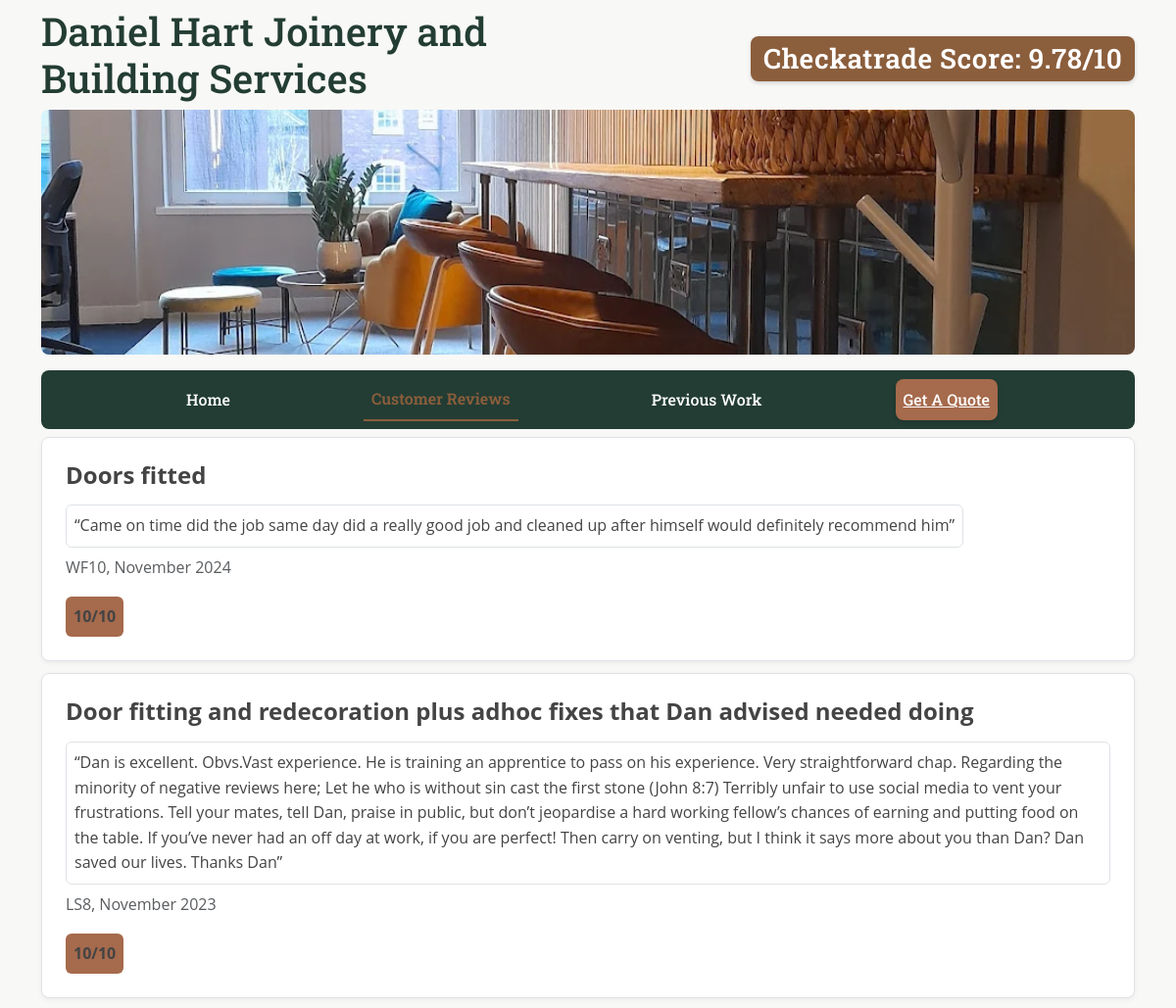
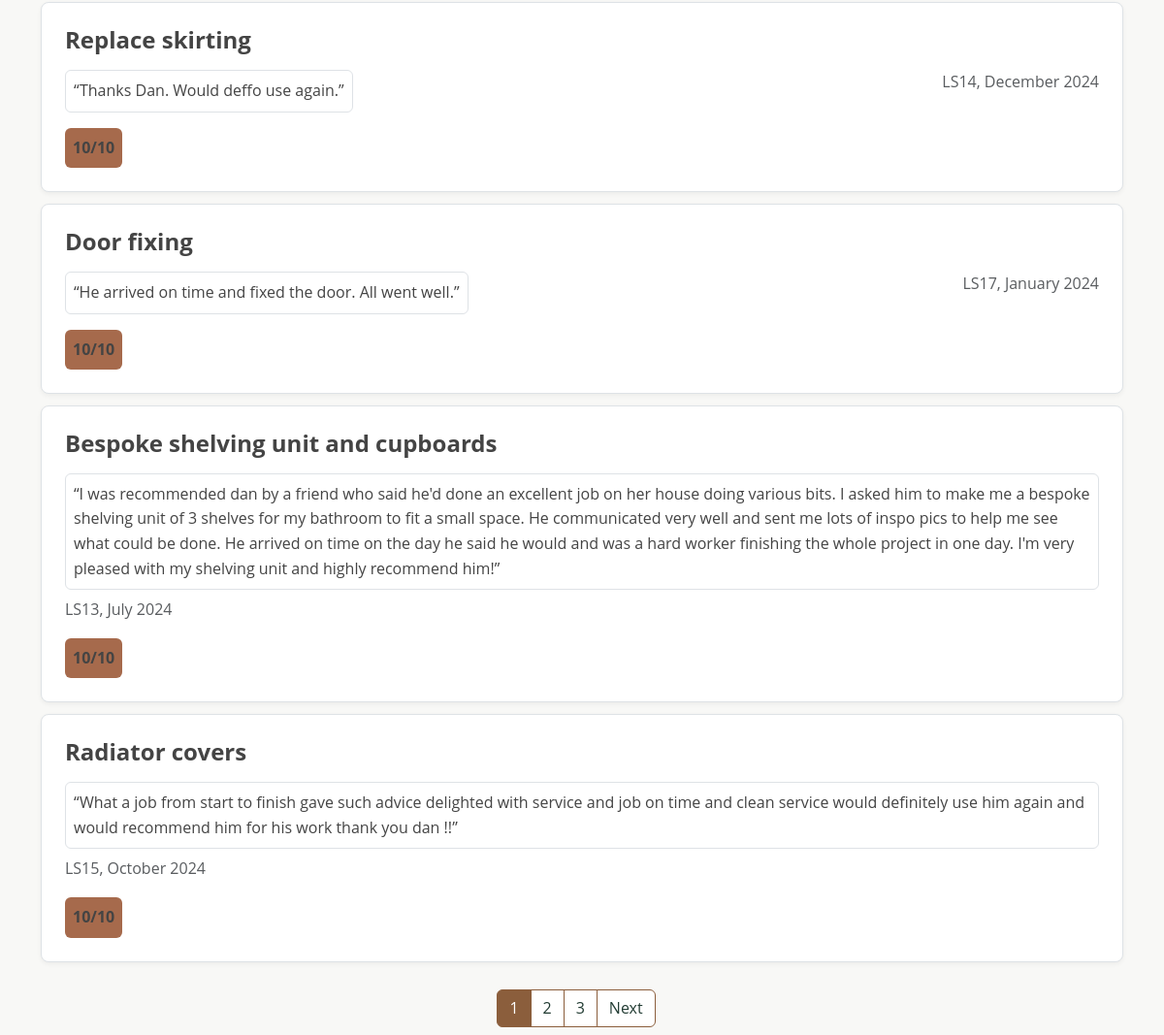
The app's page /reviews/ with its own data (2 pictures, top to bottom).
### pastwork/models.py (models this page shows, shortened)
class CATReview(models.Model):
    title = models.CharField(max_length=100)
    rating = models.FloatField(
        validators=[MinValueValidator(0), MaxValueValidator(10)],
    )
    description = models.TextField()
    location = models.CharField(max_length=7, blank=True)
    date = models.DateField(auto_now=False, auto_now_add=False)

### pastwork/views.py (the view)
# urls.py: path("", views.ReviewList.as_view(), name="reviews"),
class ReviewList(generic.ListView):
    model = CATReview  # ✅ clearer than using `queryset`
    template_name = "pastwork/reviews.html"
    context_object_name = "reviews"  # ✅ optional, makes template cleaner
    paginate_by = 6
    ordering = ["-id"]

### pastwork/templates/pastwork/reviews.html (shortened to what this page needs)
{% extends "base.html" %}
{% block content %}
    <main class="container-lg">
        <div class="row">
            {% for review in reviews %}
                <div class="col-12 mb-1 mt-2">
                    <article class="review-card p-4 border rounded-3">
                        <header class="mb-3 text-start">
                            <h4 class="mb-1">
                                <strong>{{ review.title }}</strong>
                            </h4>
                        </header>
                        <section class="d-flex flex-wrap justify-content-between align-items-start gap-2 text-start">
                            <p class="border rounded-2 p-2 mb-0 d-inline-block">“{{ review.description }}”</p>
                            <p class="text-muted mb-0 flex-shrink-0">{{ review.location }}, {{ review.date|date:"F Y" }}</p>
                        </section>
                        <footer class="mt-3 text-start">
                            <span class="oaky-background rounded-2 p-2 d-inline-block">
                                <strong>{{ review.rating|floatformat:0 }}/10</strong>
                            </span>
                        </footer>
                    </article>
                </div>
            {% endfor %}
            {% if is_paginated %}
                <nav class="pagination mt-4 mb-2">
                    <ul class="pagination justify-content-center">
                        {% for num in page_obj.paginator.page_range %}
                            {% if page_obj.number == num %}
                                <li class="page-item active">
                                    <a class="page-link" href="#">{{ num }}</a>
                                </li>
                            {% elif num > page_obj.number|add:'-3' and num < page_obj.number|add:'3' %}
                                <li class="page-item">
                                    <a class="page-link" href="?page={{ num }}">{{ num }}</a>
                                </li>
                            {% endif %}
                        {% endfor %}
                        {% if page_obj.has_next %}
                            <li class="page-item">
                                <a class="page-link" href="?page={{ page_obj.next_page_number }}">Next</a>
                            </li>
                        {% endif %}
                    </ul>
                </nav>
            {% endif %}
        </div>
    </main>
{% endblock content %}

### static/css/styles.css (style rules this page uses)
.oaky-background { background-color: #A66A4C; }
body { background-color: #F8F8F6; font-family: 'Open Sans', sans-serif; color: #444; margin: 0; padding: 0; line-height: 1.6; }
.pagination { justify-content: center!important; margin: 0 auto; }
.page-link { color: #233D34; border: 1px solid #8B5E3C; }
.page-item.active .page-link { background-color: #8B5E3C; border-color: #8B5E3C; color: #fff; }
.review-card { background-color: #fff; border: 1px solid #e2e2e2; border-radius: 10px; box-shadow: 0 2px 5px rgba(0, 0, 0, 0.05); }

### records on screen
CATReview: title "Doors fitted", description "Came on time did the job same day did a really good job and cleaned up after himself would definitely recommend him", location "WF10", date "November 2024", rating "10"
CATReview: title "Door fitting and redecoration plus adhoc fixes that Dan advised needed doing", description "Dan is excellent. Obvs.Vast experience. He is training an apprentice to pass on his experience. Very straightforward chap. Regarding the minority of negative reviews here; Let he who is without sin cast the first stone (John 8:7) Terribly unfair to use social media to vent your frustrations. Tell your mates, tell Dan, praise in public, but don’t jeopardise a hard working fellow’s chances of earning and putting food on the table. If you’ve never had an off day at work, if you are perfect! Then carry on venting, but I think it says more about you than Dan? Dan saved our lives. Thanks Dan", location "LS8", date "November 2023", rating "10"
CATReview: title "Replace skirting", description "Thanks Dan. Would deffo use again.", location "LS14", date "December 2024", rating "10"
CATReview: title "Door fixing", description "He arrived on time and fixed the door. All went well.", location "LS17", date "January 2024", rating "10"
CATReview: title "Bespoke shelving unit and cupboards", description "I was recommended dan by a friend who said he'd done an excellent job on her house doing various bits. I asked him to make me a bespoke shelving unit of 3 shelves for my bathroom to fit a small space. He communicated very well and sent me lots of inspo pics to help me see what could be done. He arrived on time on the day he said he would and was a hard worker finishing the whole project in one day. I'm very pleased with my shelving unit and highly recommend him!", location "LS13", date "July 2024", rating "10"
CATReview: title "Radiator covers", description "What a job from start to finish gave such advice delighted with service and job on time and clean service would definitely use him again and would recommend him for his work thank you dan !!", location "LS15", date "October 2024", rating "10"

### other values on screen
{{ num }} "1"
{{ num }} "2" "3"
